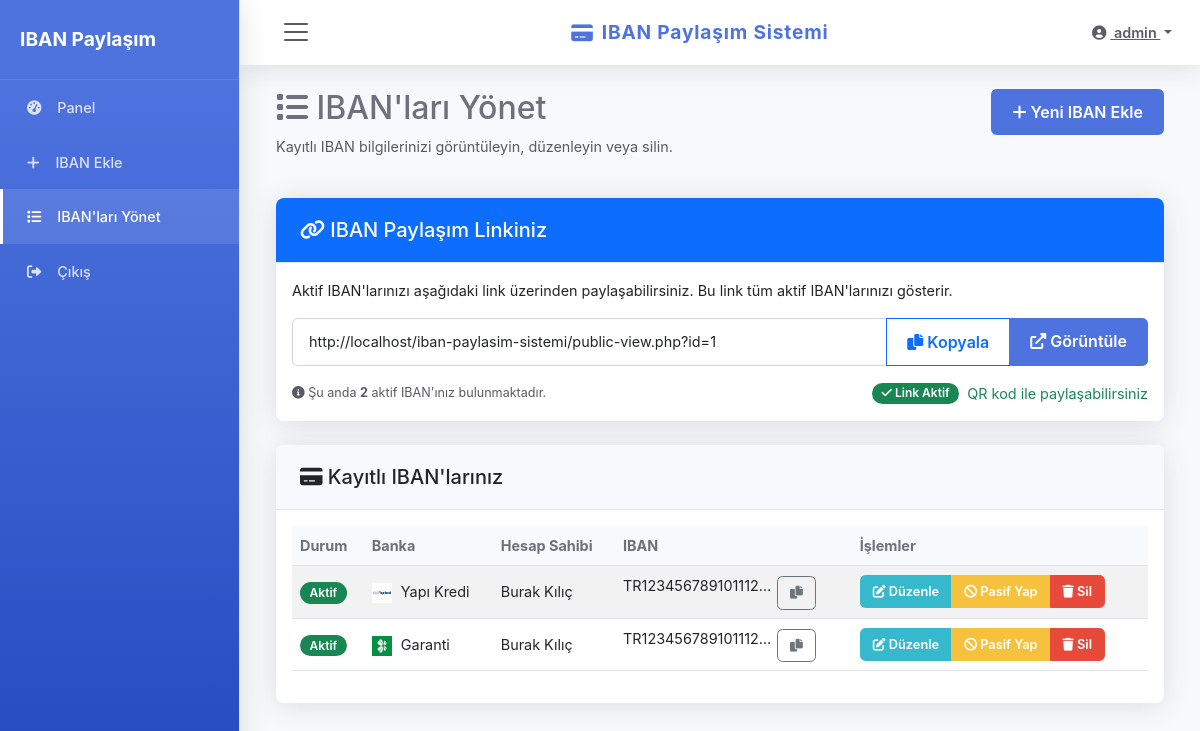
The app's page /manage-ibans.php (signed in) with its own data.
### tables this page shows
CREATE TABLE `ibans` (
  `id` int(11) NOT NULL,
  `user_id` int(11) NOT NULL,
  `bank_name` varchar(100) NOT NULL,
  `account_name` varchar(100) NOT NULL,
  `iban_number` varchar(50) NOT NULL,
  `description` text DEFAULT NULL,
  `bank_logo` varchar(255) DEFAULT NULL,
  `slug` varchar(100) NOT NULL,
  `is_active` tinyint(1) DEFAULT 1,
  `created_at` timestamp NOT NULL DEFAULT current_timestamp()
);

### manage-ibans.php (the view, shortened to what this page needs)
<?php
require_once 'db/config.php';
$user_id = $_SESSION['user_id'];
try {
    $stmt = $db->prepare("SELECT * FROM ibans WHERE user_id = :user_id ORDER BY created_at DESC");
    $stmt->bindParam(':user_id', $user_id);
    $stmt->execute();
    $ibans = $stmt->fetchAll();
    $active_count = 0;
    foreach ($ibans as $iban) {
        if ($iban['is_active']) {
            $active_count++;
        }
    }
} catch (PDOException $e) {
    $message = '<div class="alert alert-danger">Veritabanı hatası: ' . $e->getMessage() . '</div>';
    $ibans = [];
    $active_count = 0;
}
include 'includes/header.php';
?>
<div class="row mb-4">
    <div class="col-md-8">
        <h2><i class="fas fa-list"></i> IBAN'ları Yönet</h2>
        <p class="text-muted">Kayıtlı IBAN bilgilerinizi görüntüleyin, düzenleyin veya silin.</p>
    </div>
    <div class="col-md-4 text-end">
        <a href="add-iban.php" class="btn btn-primary">
            <i class="fas fa-plus"></i> Yeni IBAN Ekle
        </a>
    </div>
</div>
<?php if (count($ibans) > 0): ?>
    <div class="card mb-4">
        <div class="card-header bg-primary text-white">
            <h5 class="mb-0"><i class="fas fa-link"></i> IBAN Paylaşım Linkiniz</h5>
        </div>
        <div class="card-body">
            <p>Aktif IBAN'larınızı aşağıdaki link üzerinden paylaşabilirsiniz. Bu link tüm aktif IBAN'larınızı gösterir.</p>
            <div class="input-group mb-3">
                <input type="text" class="form-control" value="<?php echo 'http://' . $_SERVER['SERVER_NAME'] . '/iban-paylasim-sistemi/public-view.php?id=' . $user_id; ?>" id="shareLink" readonly>
                <button class="btn btn-outline-primary copy-link-btn" type="button" data-copy="<?php echo 'http://' . $_SERVER['SERVER_NAME'] . '/iban-paylasim-sistemi/public-view.php?id=' . $user_id; ?>">
                    <i class="fas fa-copy"></i> Kopyala
                </button>
                <a href="<?php echo 'public-view.php?id=' . $user_id; ?>" target="_blank" class="btn btn-primary">
                    <i class="fas fa-external-link-alt"></i> Görüntüle
                </a>
            </div>
            <div class="d-flex justify-content-between align-items-center">
                <div class="text-muted small">
                    <i class="fas fa-info-circle"></i> Şu anda <strong><?php echo $active_count; ?></strong> aktif IBAN'ınız bulunmaktadır.
                </div>
                <?php if ($active_count > 0): ?>
                <div class="d-flex align-items-center">
                    <span class="badge bg-success me-2">
                        <i class="fas fa-check"></i> Link Aktif
                    </span>
                    <span class="text-success">QR kod ile paylaşabilirsiniz</span>
                </div>
                <?php endif; ?>
            </div>
        </div>
    </div>
    <div class="card">
        <div class="card-header">
            <h5 class="mb-0"><i class="fas fa-credit-card"></i> Kayıtlı IBAN'larınız</h5>
        </div>
        <div class="card-body">
            <div class="table-responsive">
                <table class="table table-hover table-striped">
                    <thead>
                        <tr>
                            <th>Durum</th>
                            <th>Banka</th>
                            <th>Hesap Sahibi</th>
                            <th>IBAN</th>
                            <th>İşlemler</th>
                        </tr>
                    </thead>
                    <tbody>
                        <?php foreach ($ibans as $iban): ?>
                        <tr>
                            <td>
                                <?php if ($iban['is_active']): ?>
                                    <span class="badge bg-success">Aktif</span>
                                <?php else: ?>
                                    <span class="badge bg-secondary">Pasif</span>
                                <?php endif; ?>
                            </td>
                            <td>
                                <?php if (!empty($iban['bank_logo']) && file_exists($iban['bank_logo'])): ?>
                                    <img src="<?php echo $iban['bank_logo']; ?>" alt="<?php echo htmlspecialchars($iban['bank_name']); ?>" style="height: 20px; margin-right: 5px;">
                                <?php endif; ?>
                                <?php echo htmlspecialchars($iban['bank_name']); ?>
                            </td>
                            <td><?php echo htmlspecialchars($iban['account_name']); ?></td>
                            <td>
                                <span class="d-inline-block text-truncate" style="max-width: 150px;">
                                    <?php echo htmlspecialchars($iban['iban_number']); ?>
                                </span>
                                <button class="btn btn-sm btn-outline-secondary copy-btn"
                                        data-copy="<?php echo htmlspecialchars($iban['iban_number']); ?>">
                                    <i class="fas fa-copy"></i>
                                </button>
                            </td>
                            <td>
                                <div class="btn-group">
                                    <a href="edit-iban.php?id=<?php echo $iban['id']; ?>" class="btn btn-sm btn-info">
                                        <i class="fas fa-edit"></i> Düzenle
                                    </a>
                                    <a href="manage-ibans.php?toggle=<?php echo $iban['id']; ?>"
                                       class="btn btn-sm <?php echo $iban['is_active'] ? 'btn-warning' : 'btn-success'; ?>">
                                        <i class="fas <?php echo $iban['is_active'] ? 'fa-ban' : 'fa-check-circle'; ?>"></i>
                                        <?php echo $iban['is_active'] ? 'Pasif Yap' : 'Aktif Yap'; ?>
                                    </a>
                                    <a href="manage-ibans.php?delete=<?php echo $iban['id']; ?>"
                                       class="btn btn-sm btn-danger"
                                       onclick="return confirm('Bu IBAN\'ı silmek istediğinize emin misiniz?');">
                                        <i class="fas fa-trash"></i> Sil
                                    </a>
                                </div>
                            </td>
                        </tr>
                        <?php endforeach; ?>
                    </tbody>
                </table>
            </div>
        </div>
    </div>
<?php else: ?>
    <div class="alert alert-info">
        <i class="fas fa-info-circle"></i> Henüz kayıtlı IBAN bulunmamaktadır. <a href="add-iban.php">Yeni bir IBAN ekleyin</a>.
    </div>
<?php endif; ?>
<?php
include 'includes/footer.php';
?>

### assets/css/style.css (style rules this page uses)
:root { --primary-color: #4e73df; --primary-dark: #2653d4; --primary-light: #e8eafc; --secondary-color: #1cc88a; --warning-color: #f6c23e; --danger-color: #e74a3b; --dark-color: #5a5c69; --light-color: #f8f9fc; --border-color: #e3e6f0; }
body { background-color: #f8f9fc; color: #6e707e; font-family: 'Nunito', -apple-system, BlinkMacSystemFont, 'Segoe UI', Roboto, 'Helvetica Neue', Arial, sans-serif; font-size: 0.9rem; line-height: 1.6; }
.card { border: none; border-radius: 0.5rem; box-shadow: 0 0.15rem 1.75rem 0 rgba(58, 59, 69, 0.15); margin-bottom: 1.5rem; transition: transform 0.2s, box-shadow 0.2s; }
.card-header { background-color: #f8f9fc; border-bottom: 1px solid #e3e6f0; padding: 1.25rem 1.5rem; font-weight: 600; border-top-left-radius: 0.5rem !important; border-top-right-radius: 0.5rem !important; }
.form-control { border-radius: 0.35rem; padding: 0.75rem 1rem; border: 1px solid #d1d3e2; font-size: 0.9rem; }
.btn { border-radius: 0.35rem; padding: 0.625rem 1.25rem; font-weight: 600; transition: all 0.2s; }
.btn-primary { background-color: #4e73df; border-color: #4e73df; }
.btn-danger { background-color: #e74a3b; border-color: #e74a3b; }
.btn-info { background-color: #36b9cc; border-color: #36b9cc; color: #fff; }
.btn-warning { background-color: #f6c23e; border-color: #f6c23e; color: #fff; }
.btn-sm { padding: 0.375rem 0.75rem; font-size: 0.8rem; }
.table th { font-weight: 700; border-top: none; background-color: #f8f9fc; color: #6e707e; }
.table td { vertical-align: middle; }
.badge { font-weight: 600; padding: 0.4em 0.8em; border-radius: 10rem; font-size: 0.75rem; }
.copy-btn { transition: all 0.2s; }

### includes/header.php (style rules this page uses)
body { overflow-x: hidden; }

### records on screen
ibans: is_active "Aktif", bank_logo (picture), bank_name "Yapı Kredi", account_name "Burak Kılıç", iban_number "TR123456789101112…"
ibans: is_active "Aktif", bank_logo (picture), bank_name "Garanti", account_name "Burak Kılıç", iban_number "TR123456789101112…"

### other values on screen
$_SESSION['username'] "admin"
$active_count "2"
